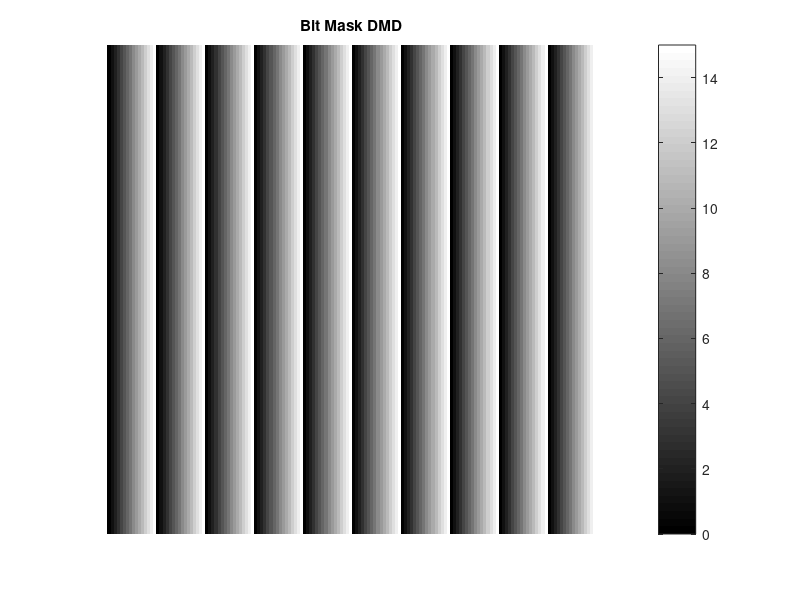

The MATLAB source for this figure: (Note: this script raises an error after producing the figure.)
clear all
% close all
clc
config_name = 'PLM';% 'optimization';

DIRECTORY = '..\data\';%'..\optimization\';



%% Mirror array params
N = 16*20/2;% mirror rows - for now, enfore Odd
M = 16*20/2;% mirror cols - for now, enfore Odd
NUM_BITS = 4;
NUM_LEVELS = 2^NUM_BITS;
levels = [0,0.01,0.0205,0.0422,0.0560,0.0727,0.1131,...
    0.1734,0.3426,0.3707,0.4228,0.4916,0.5994,...
    0.6671,0.7970,0.9375,1];
%% physical mirror params
PITCH = 10.8e-6; % mirror pitch (m)
FF = 10.5/10.8; %0.945; % mirror fill factor
% R_m = @(lambda) 0.96; % mirror refelctivitiy function
R_m = 0.92*ones(N,M);
w = FF*PITCH;
mirror_height = 0.532e-6/2; %0.243e-6;   %3*w/sqrt(2)*sind(12);

[X,Y] = meshgrid(0:M-1,0:N-1);


heightmap = round(15/(NUM_LEVELS-1)*mod(flip(X),NUM_LEVELS));
% heightmap = (cos(2*pi/NUM_LEVELS*(X-(N-1)/2))>0);
% NUM_LEVELS*(mod(X,NUM_LEVELS)<NUM_LEVELS/2);
% heightmap = zeros(N,M);
% heightmap(mod(0:N-1,2)==0,:) = 1;
% heightmap(:,mod(0:M-1,2)==0) = NUM_LEVELS;
% heightmap(:,1:2:end) = NUM_LEVELS;
figure('Name','Quantized Heightmap'),
imshow(heightmap,'InitialMagnification','fit');
colorbar; colormap gray;
caxis([0 NUM_LEVELS-1]);
set(gca,'YDir','normal');
title('Bit Mask DMD');

% bitmap =  gen_bit_map_p47(heightmap+1,'blazed_bitmap.bmp',false);
% imwrite(uint8(heightmap*255/15),'blazed_heightmapX.bmp')
% imwrite(bitmap, 'blazed_bitmapX.bmp')
% fit to real heights
% heightmap = levels(heightmap+1);
heightmap = heightmap./(NUM_LEVELS);
H = mirror_height .* heightmap; % loaded from MAT file

theta_dist = 'gaussian'; %
theta_nom = 0; % nominal tilt angle
theta_std = 0; % tilt angle stddev

%% substrate params
R_s = @(x) 0.6; % Substrate refelctivitiy function

%% Dervived params
A_s = N*M*PITCH*PITCH;
% build mirror dist
switch theta_dist
    case 'gaussian'
        m_theta = (theta_std^2*(randn(N,M))+theta_nom);
    otherwise
        error('Unrecognized tilt angle distrubition')
end

az_in = 0;
% az_in = -90;
steps = 30;
efficiencies = zeros(1,steps);
el_ins = 90-linspace(0,85,steps);
for index = 1:steps
    el_in = el_ins(index);
    % az_in = 45;       % x to y axis
    % el_in = (90-24);  % y to z axis
    uv_in = azel2uv([az_in;el_in]);
    % % dervived params
    beta_i = uv_in(1);
    gamma_i = uv_in(2)
    alpha_i = sqrt(1-(beta_i^2+gamma_i^2))
    
    %% Illumination Params
    lambda = 632e-9; % 0.532e-6; % wavelength (m)
    u = beta_i; % u = beta
    v = sqrt(1-(alpha_i.^2+beta_i.^2));     % v = gamma
    azel = uv2azel([u;v]);
    az_i = azel(1);  % x to y axis
    el_i = azel(2);  % y to z axis
    
    strBaseFileName = sprintf('PML_BIN_PHASE_%f_%f',az_i,el_i);
    
    fprintf('Incident Illumination - Azimuth,Elevation: %2.3f,%2.3f\n',az_i,el_i);
    % u = 0; %data.beta_tgt;                                % u = beta
    % v = 1;%sqrt(1-(data.alpha_tgt.^2+data.beta_tgt.^2)); % v = gamma
    % azel = uv2azel([u;v]);
    % az_tgt = azel(1);  % x to y axis
    % el_tgt = azel(2);  % y to z axis
    % fprintf('Target - Azimuth,Elevation: %2.3f,%2.3f\n',az_tgt,el_tgt);
    
    bitmask = 0*heightmap; %data.bitmask(1:M,1:N);
    
    %% build param structs
    % mirror array params
    pparams = struct(...
        'pitch',PITCH,...
        'ff',FF,...
        'R_m',R_m,...
        'R_s',R_s,...
        'N',N,...
        'M',M,...
        'h',H,...
        'm_theta',m_theta,...
        'ip_rot',0 ...
        );
    n_start = ((-(N-1)/2));
    m_start = ((-(M-1)/2));
    [mirror_n, mirror_m] = meshgrid((1:M)+m_start-1,(1:N)+n_start-1);
    center_n = 0;
    center_m = 0;
    beam_waist_n = M/3; %365.4971/2;%N/2; % in mirrors
    beam_waist_m = M/3; %365.4971/2;%M/2; % in mirrors
    
    R = [cosd(az_i) -sind(az_i); sind(az_i) cosd(az_i)];
    mirrors = R*[(mirror_n(:)-center_n)';(mirror_m(:)-center_m)'];
    mirrors_n = reshape(mirrors(1,:),N,M);
    mirrors_m = reshape(mirrors(2,:),N,M);
    
    % E_m = exp(-pi*(((mirror_n-center_n)/(beam_waist_n)).^2 + ((mirror_m-center_m)/(beam_waist_m)).^2));
    E_m = ...
        exp( ...
        -pi*( ...
        (mirrors_n/beam_waist_n).^2 + ...
        ((mirrors_m/beam_waist_m)/sind(el_i)).^2));
    
    E_m = ones(size(E_m));
    
    % figure('Name','Illumination Intensity'),
    % imshow(E_m,'InitialMagnification','fit' );
    % set(gcf,'Units','Normalized');
    % colorbar
    % figPos = get(gcf,'OuterPosition');
    
    %
    E_src = sum(E_m(:))* A_s;
    I_src = E_src.^2 ;
    
    % %%
    % az_in = 45;       % x to y axis
    % el_in = (90-24);  % y to z axis
    % uv_in = azel2uv([az_in;el_in]);
    % % % dervived params
    % beta_i = uv_in(1);
    % gamma_i = uv_in(2);
    % alpha_i = sqrt(1-(beta_i^2+gamma_i^2));
    % %%
    
    % illumination params
    illumination_params = struct(...
        'lambda',lambda,...
        'alpha_i',alpha_i,...data.alpha_i,...
        'beta_i',beta_i,...data.beta_i,...
        'center_n',center_n,...
        'center_m',center_m,...
        'beam_waist_n', beam_waist_n,...
        'beam_waist_m', beam_waist_m,...
        'E_m',E_m...
        );
    
    %% View parameters
    FN = (M*PITCH)^2 / lambda
    r = FN*10; % data.R_0;       % Distance @ which to create spot
    % r = 2.5/100;       % Distance @ which to create spot
    
    % view_params = struct(...
    %     'view_style','order',... % 'abs','order','full'
    %     'r',r,...
    %     'order_x',1,...
    %     'order_y',0,...
    %     'spacing_param',0.05,...
    %     'units','dcs',... % 'dcs','rad','deg'
    %     'samples',1024 ... prefer power of 2, max 1024 right now, need to subdivide grid in code for handling denser sampline since it is tied to cuda threadblock size
    % );
    
    
    %

    % view_params = struct(...
    %     'view_style','full',... % 'abs','order','full'
    %     'r',r,...
    %     'order_x',0,...data.frac_order_p,...
    %     'order_y',0,...data.frac_order_q,...
    %     'spacing_param',0.025,...125
    %     'units','dcs',... % 'dcs','rad','deg'
    %     'samples',512 ... prefer power of 2, max 1024 right now, need to subdivide grid in code for handling denser sampline since it is tied to cuda threadblock size
    % );
    
    %% refernce img
%     if abs(alpha_i) > 0.45 
        view_params = struct(...
        'view_style','abs',... % 'abs','order','full'
        'r',r,...
        'beta_min',-0.05,...
        'beta_max',0.05,...
        'alpha_min',-1.7,...1,...25,...
        'alpha_max',1,...1,...25,...
        'order_x',-1/NUM_LEVELS,...
        'order_y',0,...
        'spacing_param',2e-3/2,...0.05/4,...
        'units','dcs',... % 'dcs','rad','deg'
        'samples',[4096*4,16] ... prefer power of 2, max 1024 right now, need to subdivide grid in code for handling denser sampline since it is tied to cuda threadblock size
        );
    
    tic
    [dalpharef,dbetaref,Uref] = ...
        dmd_diffraction(pparams,illumination_params,bitmask,view_params,false);
    toc
    Iref = abs(Uref).^2;
%     figure, imagesc(dalpharef,dbetaref,log10(Iref./max(Iref(:))))
%     colorbar
    [Alpha,Beta] = meshgrid(dalpharef,dbetaref);
    Gamma = sqrt(1-Alpha.^2 - Beta.^2);
    g_real = imag(Gamma)==0;
    
    
    U_tot = double(sum(Iref(:)));
    U_real = double(sum(Iref(g_real)));
    K = U_tot/U_real

    %% calculate field and intensity pattern
        view_params = struct(...
        'view_style','order',... % 'abs','order','full'
        'r',r,...
        'beta_min',-0.0002,...
        'beta_max',0.0002,...
        'alpha_min',-0.02,...1,...25,...
        'alpha_max',0.02,...1,...25,...
        'order_x',-1/NUM_LEVELS,...
        'order_y',0,...
        'spacing_param',2e-3/2,...0.05/4,...
        'units','dcs',... % 'dcs','rad','deg'
        'samples',[512*2,64] ... prefer power of 2, max 1024 right now, need to subdivide grid in code for handling denser sampline since it is tied to cuda threadblock size
        );
    
    tic
    [dalpha,dbeta,U] = ...
        dmd_diffraction(pparams,illumination_params,bitmask,view_params,false);
    toc
    
    % [dalpha,dbeta,L] = ...
    %   dmd_diffracted_2(pparams,illumination_params,bitmask,view_params,false);
    % toc
    
    %{
% clear all
load('phasors.mat')
input('enter to begin plotting')
for i = 1:size(phasors,3)
    s = phasors(:,:,i);
    figure(10), scatter(real(s(:)),imag(s(:))), title(['mirror: ',num2str(i)]), xlabel('Re(U)'), ylabel('Im(U)');
    pause(0.1)
end
    %}
    
    %% Diffracted intensity
    I = abs(U).^2;
    
    %% irridance
    [Alpha,Beta] = meshgrid(dalpha,dbeta);
    Gamma = sqrt(1-Alpha.^2 - Beta.^2);
    g_real = imag(Gamma)==0;
%     L_tot = trapz(dbeta,trapz(dalpha,double(L),2));
%     L_real = trapz(dbeta,trapz(dalpha,double(L).*g_real,2));
%     K = L_tot/L_real;
%     U_tot = double(sum(abs(Iref(:)).^2));
%     U_real = double(sum(abs(L(g_real)).^2));
%     K = U_tot/U_real
    % L_p = K*L.*g_real; %*gamma_i*(illumination_params.lambda^2)/A_s
    % L_p_tot = trapz(dbeta,trapz(dalpha,double(L_p),2));
    I = K*I;
    % max_L = max(L_p(:));
    
    % I_L = L_p.*Gamma.*A_s;
    
    % ISS = 2 * view_params.spacing_param ./ view_params.samples .* view_params.r;
    [nR,nC] = size(I);
    ISSX = (view_params.alpha_max - view_params.alpha_min  )./ view_params.samples(1) .* view_params.r;
    ISSY = (view_params.beta_max - view_params.beta_min  )./ view_params.samples(2) .* view_params.r;
    
    % ISSX = (view_params.spacing_param )./ view_params.samples(1) .* view_params.r;
    % ISSY = (view_params.spacing_param )./ view_params.samples(2) .* view_params.r;
    % ISSX = ISS;
    % ISSY = ISS;
    xg = -(nC-1)/2:(nC-1)/2;  xg = xg * ISSX;
    yg = -(nR-1)/2:(nR-1)/2;  yg = yg * ISSY;
    
    sI = g_real.*I./max(I(:));
    [m,max_index] = max(sI(:));
    [r,c] = ind2sub(size(sI),max_index);
    % figure, imagesc(dalpha,dbeta,sI), colormap hot, colorbar
    % figure, imagesc(xg/1e-3,yg/1e-3,nthroot(sI,1)), colormap hot, colorbar
    % daspect([1 1 1])
    % set(gca,'YDir','normal');
    
    % figure, plot(xg/1e-3, sI(r,:))
    % set(gca,'Yscale','log');
    
    % calculate order locations
    avg_sI = sum(sI);
    energy = sum(avg_sI);
    PERIOD = PITCH*NUM_LEVELS;
    fprintf('order at: %f',-alpha_i +(-1*lambda/PERIOD))
    % figure,
    % ax1 = subplot(211);
    % plot(dalpha, avg_sI./max(avg_sI)); %sI(r,:)) %)
    % orders_target = -5:5;
    % PERIOD = PITCH*2*8;
    % xlabel('Diffracted Angle (degrees)')
    % ylabel('Diffraction Effficiency (%)')
    %
    % for order=orders_target
    %     hold on;
    %     if order == 0
    %         xline(-alpha_i +(order*lambda/PERIOD),'r')
    %     else
    %         xline(-alpha_i +(order*lambda/PERIOD))
    %     end
    % end
    % ax2 = subplot(212);
    % % figure,
    % plot(dalpha, cumsum(100*avg_sI./energy)); %sI(r,:)) %)
    % linkaxes([ax1, ax2],'x')
    %
    % % figure,
    % % plot(dalpha, sI(r,:)); %avg_sI./max(avg_sI)); %sI(r,:)) %)
    %
    % for order=orders_target
    %     hold on;
    %     if order == 0
    %         xline(-alpha_i +(order*lambda/PERIOD),'r')
    %     else
    %         xline(-alpha_i +(order*lambda/PERIOD))
    %     end
    % end
    % beta_target = -beta_i+(view_params.order_y*illumination_params.lambda/physical_params.pitch);
    
    efficiencies(index) = sum(double(I(:)))/9.693607733986699e-25*100
    
%     figure, bar(1:NUM_LEVELS,2./lambda.*2.*H(1,(1:int32((NUM_LEVELS)))))
%     % figure, stairs(heightmap(1,1:int32(1*(NUM_LEVELS))))
%     title('height profile')
%     ylabel('Phase shift (x\pi)')
%     xlim([1 NUM_LEVELS])
    % ylim([0 2])
    % figure, plot(dbeta, sI(:,c))
    
    MAT_File = [DIRECTORY '\' strBaseFileName '.mat'];
    
    sim_res = struct('physical_params',pparams,...
        'illumination_params',illumination_params,...
        'bitmask',bitmask,...
        'heightmap',heightmap,...
        'view_params',view_params,...
        'alpha_axis',dalpha,...
        'beta_axis',dbeta,...
        'I_U',I,...
        'U',U);
    
    save(MAT_File,'sim_res','sim_res');
    
    
    % close all
end
% 2.509602445600622e-25*100 %1.274796855914139e-25*100
    figure, bar(1:NUM_LEVELS,2./lambda.*2.*H(1,(1:int32((NUM_LEVELS)))))
    % figure, stairs(heightmap(1,1:int32(1*(NUM_LEVELS))))
    title('height profile')
    ylabel('Phase shift (x\pi)')
    xlim([1 NUM_LEVELS])
    
figure, plot(90-el_ins,efficiencies)
aois = 90-el_ins;
figure, plot([-flip(aois) aois] ,[flip(efficiencies),efficiencies])
xlabel('Angle of Incidence (degreees)')
ylabel('Diffraction Efficiency (%)')
grid on
xlim([-90 90])